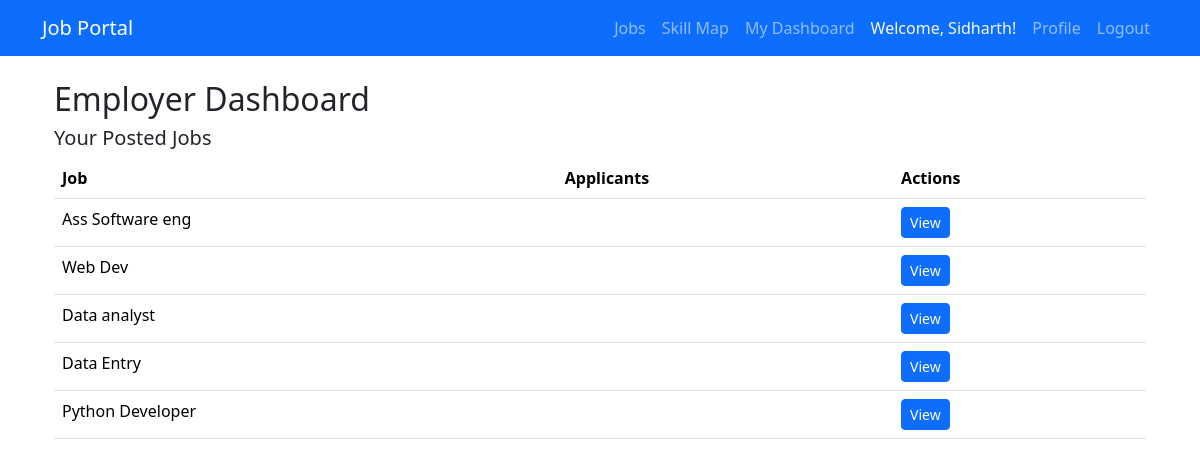
Screenshot of /accounts/employer/dashboard/ (signed in) with the database file from the repository.
### jobs/models.py (models this page shows, shortened)
class Job(models.Model):
    JOB_TYPE_CHOICES = (
        ('full-time', 'Full Time'),
        ('part-time', 'Part Time'),
        ('internship', 'Internship'),
        ('remote', 'Remote'),
    )
    title = models.CharField(max_length=255)
    company = models.CharField(max_length=255)
    description = models.TextField()
    salary = models.IntegerField()
    location = models.CharField(max_length=255)
    job_type = models.CharField(max_length=50, choices=JOB_TYPE_CHOICES)

### accounts/views.py (the view)
# urls.py: path('employer/dashboard/', views.employer_dashboard, name='employer_dashboard'),
@login_required
def employer_dashboard(request):
    from jobs.models import Job, Application
    jobs = Job.objects.filter(company__icontains=request.user.profile.company_name or '')
    applications = Application.objects.filter(job__in=jobs).select_related('job', 'applicant')
    return render(request, 'accounts/employer_dashboard.html', {
        'jobs': jobs,
        'applications': applications
    })

### accounts/templates/accounts/employer_dashboard.html (shortened to what this page needs)
{% extends "base.html" %}
{% block content %}
<div class="container mt-4">
  <h2>Employer Dashboard</h2>
  <h5>Your Posted Jobs</h5>
  {% if jobs %}
    <table class="table">
      <thead><tr><th>Job</th><th>Applicants</th><th>Actions</th></tr></thead>
      <tbody>
        {% for j in jobs %}
          <tr>
            <td>{{ j.title }}</td>
            <td>{{ j.applicant_count }}</td>
            <td>
              <a href="{% url 'job_detail' j.id %}" class="btn btn-sm btn-primary">View</a>
            </td>
          </tr>
        {% endfor %}
      </tbody>
    </table>
  {% else %}
    <p>No job postings yet.</p>
  {% endif %}
</div>
{% endblock %}

### jobs/templates/base.html (shortened to what this page needs)
<!DOCTYPE html>
<html lang="en">
<head>
    <link href="https://cdn.jsdelivr.net/npm/bootstrap@5.3.2/dist/css/bootstrap.min.css" rel="stylesheet">
</head>
<body>
    <nav class="navbar navbar-expand-lg navbar-dark bg-primary">
        <div class="container">
            <a class="navbar-brand" href="{% url 'job_list' %}">Job Portal</a>
            <div class="collapse navbar-collapse" id="navbarNav">
                <ul class="navbar-nav ms-auto">
                    <li class="nav-item">
                        <a class="nav-link" href="{% url 'job_list' %}">Jobs</a>
                    </li>
                    {% if user.is_authenticated %}
                        {% if user.profile.role == 'employer' %}
                            <li class="nav-item">
                                <a class="nav-link" href="{% url 'create_job' %}">Post Job</a>
                            </li>
                            <li class="nav-item">
                                <a class="nav-link" href="{% url 'employer_dashboard' %}">Employer Dashboard</a>
                            </li>
                        {% else %}
                            <li class="nav-item">
                                <a class="nav-link" href="{% url 'skill_map' %}">Skill Map</a>
                            </li>
                            <li class="nav-item">
                                <a class="nav-link" href="{% url 'candidate_dashboard' %}">My Dashboard</a>
                            </li>
                        {% endif %}
                        <li class="nav-item">
                            <span class="nav-link text-light">Welcome, {{ user.username }}!</span>
                        </li>
                        <li class="nav-item">
                            <a class="nav-link" href="{% url 'profile' %}">Profile</a>
                        </li>
                        <li class="nav-item">
                            <a class="nav-link" href="{% url 'logout' %}">Logout</a>
                        </li>
                    {% endif %}
                </ul>
            </div>
        </div>
    </nav>
    <div class="container mt-4">
        {% block content %}
        {% endblock %}
    </div>
</body>
</html>

### rows the page displays
Job: title "Ass Software eng"
Job: title "Web Dev"
Job: title "Data analyst"
Job: title "Data Entry"
Job: title "Python Developer"

### other values shown
{{ user.username }} "Sidharth"
